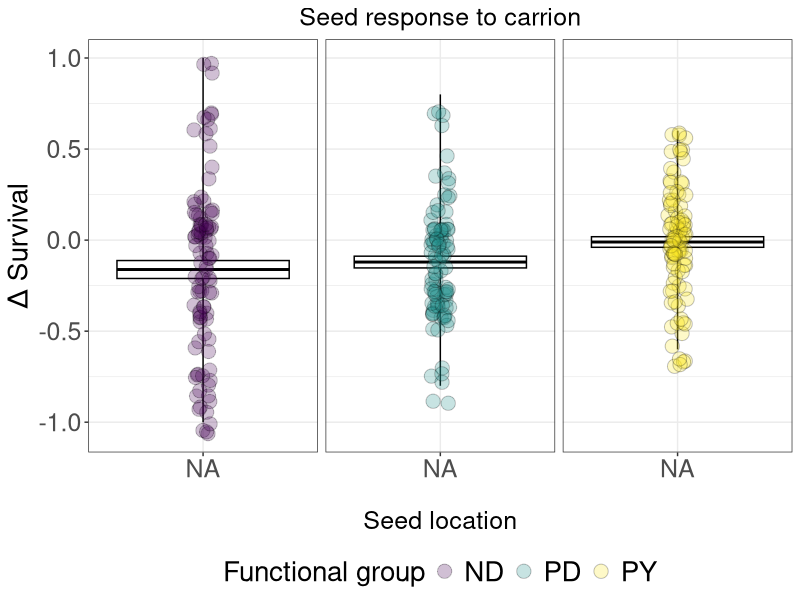

The R script that drew this image:
# 13 April—seed bank/rain logistic GLM ####
library(mice)
library(tidyverse)
library(ggplot2)
library(gridExtra)

raw <- read.csv("PACKETS_SPRING_2020.csv") # load in data
d <-  raw %>% 
	filter(PLOT != "REF") # separate out the reference plots
ref <-  raw %>% 
	filter(PLOT == "REF") # keep just the reference plots
# Date explortation ####
# ggplot(d, aes(x = FINAL.STATUS))+
	# geom_histogram()+
	# facet_wrap(~TYPE)

# ggplot(ref, aes(x = FINAL.STATUS))+
	#geom_histogram()+
	#facet_wrap(~TYPE)
# Permutate the missing data ####
imputed <- mice(data = d)
d <- complete(imputed)

imputed <- mice(data = ref)
ref <- complete(imputed)

# Create effect size dataframe ####
ref_survival <- ref %>% 
	group_by(SITE, PACKET, TYPE) %>% 
	summarize(counts=n(), sums=sum(FINAL.STATUS)) %>% 
	mutate(prop = sums/counts) %>% 
	select(-counts, -sums)

survival <- d %>% 
	unite("TREATMENT", BIOMASS:TREATMENT, sep = "_") %>% 
	group_by(SITE, TREATMENT, PACKET, TYPE) %>% 
	summarize(counts=n(), sums=sum(FINAL.STATUS)) %>% 
	mutate(SURV = sums/counts) %>% 
	select(-counts, -sums) %>% 
	mutate(REF = ifelse((SITE == "DF" & TYPE == "ND") & (PACKET == "AA" | PACKET == "AT"), ref_survival[1,4],
							 ifelse((SITE == "DF" & TYPE == "PD") & (PACKET == "AA" | PACKET == "AT"), ref_survival[2,4],
							 ifelse((SITE == "DF" & TYPE == "PY") & (PACKET == "AA" | PACKET == "AT"), ref_survival[3,4],
							 ifelse((SITE == "DF" & TYPE == "ND") & (PACKET == "BA" | PACKET == "BU"), ref_survival[4,4],
							 ifelse((SITE == "DF" & TYPE == "PD") & (PACKET == "BA" | PACKET == "BU"), ref_survival[5,4],
							 ifelse((SITE == "DF" & TYPE == "PY") & (PACKET == "BA" | PACKET == "BU"), ref_survival[6,4],
							 ifelse((SITE == "GG" & TYPE == "ND") & (PACKET == "AA" | PACKET == "AT"), ref_survival[7,4],
							 ifelse((SITE == "GG" & TYPE == "PD") & (PACKET == "AA" | PACKET == "AT"), ref_survival[8,4],
							 ifelse((SITE == "GG" & TYPE == "PY") & (PACKET == "AA" | PACKET == "AT"), ref_survival[9,4],
							 ifelse((SITE == "GG" & TYPE == "ND") & (PACKET == "BA" | PACKET == "BU"), ref_survival[10,4],
							 ifelse((SITE == "GG" & TYPE == "PD") & (PACKET == "BA" | PACKET == "BU"), ref_survival[11,4],
							 ifelse((SITE == "GG" & TYPE == "PY") & (PACKET == "BA" | PACKET == "BU"), ref_survival[12,4],	
							 ifelse((SITE == "OS" & TYPE == "ND") & (PACKET == "AA" | PACKET == "AT"), ref_survival[13,4],
							 ifelse((SITE == "OS" & TYPE == "PD") & (PACKET == "AA" | PACKET == "AT"), ref_survival[14,4],
							 ifelse((SITE == "OS" & TYPE == "PY") & (PACKET == "AA" | PACKET == "AT"), ref_survival[15,4],
							 ifelse((SITE == "OS" & TYPE == "ND") & (PACKET == "BA" | PACKET == "BU"), ref_survival[16,4],
							 ifelse((SITE == "OS" & TYPE == "PD") & (PACKET == "BA" | PACKET == "BU"), ref_survival[17,4],
							 ifelse((SITE == "OS" & TYPE == "PY") & (PACKET == "BA" | PACKET == "BU"), ref_survival[18,4],
							 ifelse((SITE == "WP" & TYPE == "ND") & (PACKET == "AA" | PACKET == "AT"), ref_survival[19,4],
							 ifelse((SITE == "WP" & TYPE == "PD") & (PACKET == "AA" | PACKET == "AT"), ref_survival[20,4],
							 ifelse((SITE == "WP" & TYPE == "PY") & (PACKET == "AA" | PACKET == "AT"), ref_survival[21,4],
							 ifelse((SITE == "WP" & TYPE == "ND") & (PACKET == "BA" | PACKET == "BU"), ref_survival[22,4],
							 ifelse((SITE == "WP" & TYPE == "PD") & (PACKET == "BA" | PACKET == "BU"), ref_survival[23,4],
							 ifelse((SITE == "WP" & TYPE == "PY") & (PACKET == "BA" | PACKET == "BU"), ref_survival[24,4],
							 			 NA)))))))))))))))))))))))))
# Get the difference
survival$diff <- survival$SURV - as.numeric(survival$REF)
survival <- survival %>% 
	separate(TREATMENT, c("BIOMASS", "EXCL"), sep = "_")


# Make a boxplot with all variables [SKIP]####

# ggplot(data = survival, aes(x = PACKET, y = diff))+
	# geom_boxplot(aes(fill  = TYPE))+
	# scale_fill_viridis_d(option = "D")+
	# ylab("Δ Survival")+
	# labs(fill = "Functional group")+
	# facet_grid(BIOMASS~EXCL)+
	# xlab("Placement")+
	# theme_bw()


# ggplot(data = survival, aes(x = PACKET, y = diff, color = TYPE))+
	# geom_jitter(aes(fill = TYPE), color = "black", pch = 21, 
						 # alpha = 0.3, size = 3.5,
						 # position = position_jitter(width = .05, height = 0.5))+
	# scale_fill_viridis_d(option = "D")+
	# geom_boxplot(alpha = 0, colour = "black")+
	# labs(fill = "Functional group")+
	# ggtitle("Seed response to carrion")+
	# facet_grid(~TYPE)+
	# xlab("Placement")+
	# theme_bw()+
	# theme(strip.background = element_blank(),
  # strip.text.x = element_blank())

# Create a version with mean and 95% CIs ####
# rename levels of factor
levels(survival$PACKET)[levels(survival$PACKET)=="AA"] <- "Rain adjacent"
levels(survival$PACKET)[levels(survival$PACKET)=="AT"] <- "Rain proximal"
levels(survival$PACKET)[levels(survival$PACKET)=="BA"] <- "Bank adjacent"
levels(survival$PACKET)[levels(survival$PACKET)=="BU"] <- "Bank proximal"

levels(survival$TYPE)[levels(survival$TYPE)=="ND"] <- "No dormancy"
levels(survival$TYPE)[levels(survival$TYPE)=="PD"] <- "Physiological dormancy"
levels(survival$TYPE)[levels(survival$TYPE)=="PY"] <- "Physical dormancy"

# reorder levels of factor
survival$PACKET <- factor(survival$PACKET, levels = c("Bank proximal",
										"Bank adjacent", "Rain proximal", "Rain adjacent"))

# make the label take up two lines
levels(survival$PACKET) <- gsub(" ", "\n", levels(survival$PACKET))

# First write a function that compute the min, mean-1SEM, mean, mean+1SEM, and Max. Then map these 5 values onto a boxplot using stat_summary.
MinMeanSEMMax <- function(x) {
  v <- c(min(x), mean(x) - sd(x)/sqrt(length(x)), mean(x), mean(x) + sd(x)/sqrt(length(x)), max(x))
  names(v) <- c("ymin", "lower", "middle", "upper", "ymax")
  v
}

# Boxplot ####
bank <- ggplot(data = survival, aes(x = PACKET, y = diff, color = TYPE))+
	stat_summary(fun.data = MinMeanSEMMax, geom = "boxplot", color = "black")+ 
	geom_jitter(aes(fill = TYPE), color = "black", pch = 21, 
						 alpha = 0.25, size = 4.5,
						 position = position_jitter(width = .05, height = 0.1))+
	scale_fill_viridis_d(option = "D")+
	labs(fill = "Functional group")+
	ggtitle("Seed response to carrion")+
	facet_grid(~TYPE)+
	xlab("Seed location")+
	ylab("Δ Survival")+
	theme_bw()+
	theme(strip.background = element_blank(),
  strip.text.x = element_blank())+
	theme(legend.position = "bottom")+
	theme(
	title = element_text(size = 18),
  axis.title.x = element_text(size = 18),
  axis.text.x = element_text(size = 18),
  axis.title.y = element_text(size = 20),
  axis.text.y = element_text(size = 18))+
	theme(axis.title.x = element_text(margin = margin(t = 20)))+
	theme(plot.title = element_text(hjust = 0.5, size = 18))+
	theme(legend.text=element_text(size=20))+
	theme(legend.title=element_text(size=20))
